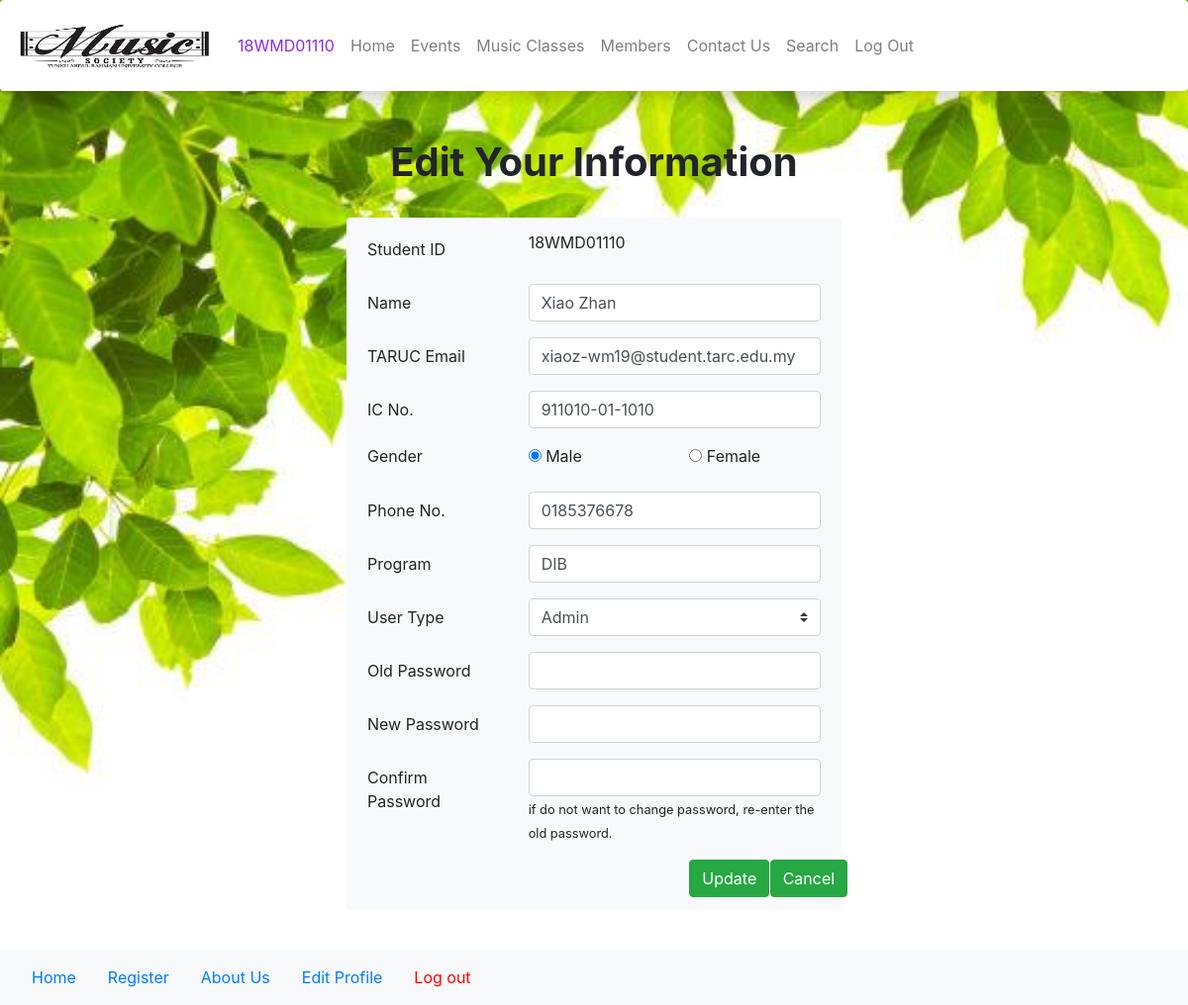
The app's page /edit.php (signed in) with its own data.
### tables this page shows
CREATE TABLE `memberslist` (
  `Name` varchar(30) NOT NULL,
  `StudentID` varchar(10) NOT NULL,
  `ICNo` varchar(14) NOT NULL,
  `Gender` char(1) NOT NULL,
  `Phone` varchar(11) NOT NULL,
  `Program` varchar(3) NOT NULL,
  `Email` varchar(50) NOT NULL,
  `Password` varchar(100) NOT NULL,
  `user_level` int(1) NOT NULL,
  `status` int(1) NOT NULL DEFAULT '0'
);

### edit.php (the view, shortened to what this page needs)
<?php
if (isset($_SESSION['admin'])) {
    $studentid = $_SESSION['admin'];
} else if (isset($_SESSION['member'])) {
    $studentid = $_SESSION['member'];
}
include 'conn.php';
$sql = "select * from memberslist where StudentID='{$studentid}'";
$r = mysqli_query($link, $sql);
$row = mysqli_fetch_array($r);
extract($row);
?>
<!DOCTYPE html>
<html lang="en">
    <head>
        <link rel="stylesheet" href="https://stackpath.bootstrapcdn.com/bootstrap/4.3.1/css/bootstrap.min.css">
    </head>
    <body>
        <header>
            <nav class="navbar navbar-expand-lg navbar-light bg-white shadow p-3 mb-5 rounded">
                <?php
                if (isset($_SESSION['admin'])) {
                    echo "<a class='navbar-brand' href='Home.php'>";
                } else {
                    echo "<a class='navbar-brand' href='index.php'>";
                }
                ?>
                <img src="image/logo.jpg" width="200" height="50" class="d-inline-block align-top" alt="">
                </a>
                <div class="collapse navbar-collapse" id="navbarNavAltMarkup">
                    <div class="navbar-nav">
                        <?php
                        if (isset($_SESSION['admin'])) {
                            echo '<a class="nav-link" href="edit.php" style="color: blueviolet;">' . $_SESSION['admin'] . '</a>';
                            echo "<a class='nav-item nav-link' href='Home.php'>Home</a>
                        <a class='nav-link' href='events.php'>Events</a>
                        <a class='nav-link' href='classMembers.php'>Music Classes</a>
                        <a class='nav-link' href='Admin-memberslist.php'>Members</a>
                        <a class='nav-link' href='contact.php'>Contact Us</a>
                        <a class='nav-link' href='search.php'>Search</a>";
                        } else if (isset($_SESSION['member'])) {
                            echo '<a class="nav-link" href="edit.php" style="color: blueviolet;">' . $_SESSION['member'] . '</a>';
                            echo "<a class='nav-item nav-link' href='index.php'>Home</a>
                        <a class='nav-link' href='events.php'>Events</a>
                        <a class='nav-link' href='allclasses.php'>Music Classes</a>
                        <a class='nav-link' href='Members.php'>Members</a>
                        <a class='nav-link' href='contact.php'>Contact Us</a>
                        <a class='nav-link' href='search.php'>Search</a>";
                        }
                        ?>
                        <a class="nav-link" href="logout.php">Log Out</a>
                    </div>
                </div>
            </nav>
        </header>
        <div class="mx-auto text-center">
            <h1><b>Edit Your Information</b></h1>
        </div>
        <form action="<?php echo $_SERVER['PHP_SELF'] ?>" method="post"><br>
            <div class="container mx-auto alert bg-light" role="alert" style="width: 500px;">
                <div class="form-group row"><label class="col-sm-4 col-form-label">Student ID</label>
                    <div class="col"><?php echo $StudentID ?><input name="studentid" type="hidden" class="form-control" value="<?php echo $StudentID ?>"></div>
                </div>
                <div class="form-group row"><label class="col-sm-4 col-form-label">Name</label>
                    <div class="col"><input name="name" class="form-control" value="<?php echo $Name ?>"></div>
                </div>
                <div class="form-group row"><label class="col-sm-4 col-form-label">TARUC Email</label>
                    <div class="col"><input name="email" class="form-control" type="email"  value="<?php echo $Email ?>" placeholder="Exp. abcd-wm19@student.tarc.edu.my"></div>
                </div>
                <div class="form-group row"><label class="col-sm-4 col-form-label">IC No.</label>
                    <div class="col"><input name="ic" class="form-control" placeholder="xxxxxx-xx-xxxx" value="<?php echo $ICNo ?>" maxlength="14"></div>
                </div>
                <div class="form-group row"><legend class="col-form-label col-sm-4 pt-0">Gender</legend>
                    <div class="col">
                        <input name="gender" type="radio" value="M" <?php if ($Gender == 'M') echo'checked' ?>>
                        <label>Male</label>
                    </div>
                    <div class="col">
                        <input name="gender" type="radio" value="F" <?php if ($Gender == 'F') echo'checked' ?>>
                        <label>Female</label>
                    </div>
                </div>
                <div class="form-group row"><label class="col-sm-4 col-form-label">Phone No.</label>
                    <div class="col"><input name="phone" class="form-control" value="<?php echo $Phone ?>" type="tel" maxlength="11"></div>
                </div>
                <div class="form-group row"><label class="col-sm-4 col-form-label">Program</label>
                    <div class="col"><input name="program" class="form-control" value="<?php echo $Program ?>" placeholder="Exp. DIT" maxlength="3"></div>
                </div>
                <div class="form-group row">
                    <label class="col-sm-4 col-form-label">User Type</label>
                    <div class="col">
                        <select name="userlevel" class="custom-select">
                            <?php
                            if (isset($_SESSION['admin'])) {
                                echo '<option value="1"';
                                if ($row['user_level'] == 1) echo'selected';
                                echo '>Admin</option>';
                            }
                            ?>
                        </select>
                    </div>
                </div>
                <div class="form-group row"><label class="col-sm-4 col-form-label">Old Password</label>
                    <div class="col"><input name="password_old" class="form-control" type="password">
                    </div>
                </div>
                <div class="form-group row"><label class="col-sm-4 col-form-label">New Password</label>
                    <div class="col"><input name="password_new" class="form-control" type="password"></div>
                </div>
                <div class="form-group row"><label class="col-sm-4 col-form-label">Confirm Password</label>
                    <div class="col"><input name="password_2" class="form-control" type="password">
                        <small>if do not want to change password, re-enter the old password.</small>
                    </div>
                </div>
                <div class="row justify-content-end">
                    <div class="col-2"><input name="submit" type="submit" class="btn btn-success"value="Update"></div>
                    <div class = "col-2"><input name = "reset" type = "reset" class = "btn btn-success" value = "Cancel"></div>
                </div>
            </div>
        </form>
    </body><br>
    <?php
    if (isset($_SESSION['admin'])) {
        include 'Admin-footer.php';
    } else {
        include 'footer.php';
    }
    ?>
</html>

### edit.php (style rules this page uses)
body { background-image: url("image/lbg.jpg"); background-size: cover; }

### records on screen
memberslist: StudentID "18WMD01110", name "Xiao Zhan", email "xiaoz-wm19@student.tarc.edu.my", ic "911010-01-1010", Gender "☑", phone "0185376678", program "DIB", userlevel "Admin"

### other values on screen
$_SESSION['admin'] "18WMD01110"
